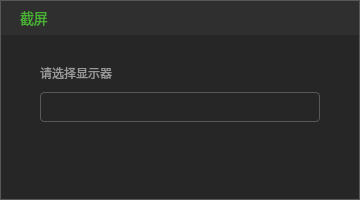
<?xml version="1.0" encoding="UTF-8"?>
<ui version="4.0">
 <class>AddCaptureSourceDlg</class>
 <widget class="QDialog" name="AddCaptureSourceDlg">
  <property name="geometry">
   <rect>
    <x>0</x>
    <y>0</y>
    <width>360</width>
    <height>200</height>
   </rect>
  </property>
  <property name="minimumSize">
   <size>
    <width>360</width>
    <height>200</height>
   </size>
  </property>
  <property name="maximumSize">
   <size>
    <width>360</width>
    <height>200</height>
   </size>
  </property>
  <property name="windowTitle">
   <string>AddCaptureSourceDlg</string>
  </property>
  <property name="styleSheet">
   <string notr="true">QDialog{
background:#262626;
border:1px solid #585858;
}
QLabel,QPushButton{
background:transparent;
font-family:&quot;微软雅黑&quot;;
font-size:12px;
color:#999999;
}
#wgt_title{
background:#2F2F2F;
}
QComboBox{
background:transparent;
border:1px solid #585858;
border-radius:4px;
padding-left:9px;
font-family:&quot;微软雅黑&quot;;
font-size:12px;
color:#DCDCDC;
}
QComboBox::disabled{
border:1px solid #2F2F2F;
color:#777777;
}
 QComboBox:on { 
      padding-top: 3px;
      padding-left: 4px;
  }
QComboBox::drop-down{
subcontrol-origin: padding;
      subcontrol-position: top right;
      width: 30px;
      border:none;
}
QComboBox::down-arrow{
image: url(:/TQLive/images/live tool_icon_down.png);
}
QComboBox::down-arrow:on {
      top: 1px;
      left: 1px;
  }
QListView{
background:#262626;
border:1px solid #585858;
border-bottom-left-radius:4px;
border-bottom-right-radius:4px;
outline:0px;
font-family:&quot;微软雅黑&quot;;
font-size:12px;
padding-bottom:2px;
}
QListView::item{
background:#262626;
color:#DCDCDC;
min-height:30px;
}
QListView::item:hover{
background:#2A2A2A;
color:#4AB134;
}
#button_confirm{
background:transparent;
background-image: url(:/TQLive/images/btn_confirm.png);
background-repeat:no-repeat;
border:none;
}
#button_confirm:hover{
background-image: url(:/TQLive/images/btn_confirm_hover.png);
}
#button_confirm:pressed{
margin:1px;
padding:1px;
}
#button_cancel{
background:transparent;
background-image: url(:/TQLive/images/btn_cancel.png);
background-repeat:no-repeat;
border:none;
}
#button_cancel:hover{
background-image: url(:/TQLive/images/btn_cancel_hover.png);
}
#button_cancel:pressed{
margin:1px;
padding:1px;
}</string>
  </property>
  <layout class="QVBoxLayout" name="verticalLayout_2">
   <property name="spacing">
    <number>0</number>
   </property>
   <property name="leftMargin">
    <number>1</number>
   </property>
   <property name="topMargin">
    <number>1</number>
   </property>
   <property name="rightMargin">
    <number>1</number>
   </property>
   <property name="bottomMargin">
    <number>16</number>
   </property>
   <item>
    <widget class="QWidget" name="wgt_title" native="true">
     <property name="minimumSize">
      <size>
       <width>0</width>
       <height>34</height>
      </size>
     </property>
     <property name="maximumSize">
      <size>
       <width>16777215</width>
       <height>34</height>
      </size>
     </property>
     <property name="styleSheet">
      <string notr="true">#label_title{
font-family:&quot;微软雅黑&quot;;
font-size:14px;
color:#4AB134;
background:transparent;
}
#button_close{
background:transparent;
background-image: url(:/TQLive/images/pb_close_pressed.png);
background-repeat:no-repeat;
border:none;
}
#button_close:hover{
background-image: url(:/TQLive/images/pb_close_normal.png);
}
#button_close:pressed{
margin:1px;
padding:1px;
}</string>
     </property>
     <layout class="QHBoxLayout" name="horizontalLayout">
      <property name="spacing">
       <number>0</number>
      </property>
      <property name="leftMargin">
       <number>19</number>
      </property>
      <property name="topMargin">
       <number>0</number>
      </property>
      <property name="bottomMargin">
       <number>0</number>
      </property>
      <item>
       <widget class="QLabel" name="label_title">
        <property name="text">
         <string>截屏</string>
        </property>
       </widget>
      </item>
      <item>
       <widget class="QPushButton" name="button_close">
        <property name="minimumSize">
         <size>
          <width>12</width>
          <height>13</height>
         </size>
        </property>
        <property name="maximumSize">
         <size>
          <width>12</width>
          <height>13</height>
         </size>
        </property>
        <property name="text">
         <string/>
        </property>
       </widget>
      </item>
     </layout>
    </widget>
   </item>
   <item>
    <spacer name="verticalSpacer">
     <property name="orientation">
      <enum>Qt::Vertical</enum>
     </property>
     <property name="sizeType">
      <enum>QSizePolicy::Fixed</enum>
     </property>
     <property name="sizeHint" stdset="0">
      <size>
       <width>20</width>
       <height>29</height>
      </size>
     </property>
    </spacer>
   </item>
   <item>
    <layout class="QHBoxLayout" name="horizontalLayout_3">
     <property name="spacing">
      <number>0</number>
     </property>
     <item>
      <spacer name="horizontalSpacer_2">
       <property name="orientation">
        <enum>Qt::Horizontal</enum>
       </property>
       <property name="sizeHint" stdset="0">
        <size>
         <width>38</width>
         <height>20</height>
        </size>
       </property>
      </spacer>
     </item>
     <item>
      <layout class="QVBoxLayout" name="verticalLayout">
       <property name="spacing">
        <number>10</number>
       </property>
       <item>
        <widget class="QLabel" name="label_selected">
         <property name="text">
          <string>请选择显示器</string>
         </property>
        </widget>
       </item>
       <item>
        <widget class="QComboBox" name="comboBox_selected">
         <property name="minimumSize">
          <size>
           <width>280</width>
           <height>30</height>
          </size>
         </property>
         <property name="maximumSize">
          <size>
           <width>280</width>
           <height>30</height>
          </size>
         </property>
        </widget>
       </item>
      </layout>
     </item>
     <item>
      <spacer name="horizontalSpacer_3">
       <property name="orientation">
        <enum>Qt::Horizontal</enum>
       </property>
       <property name="sizeHint" stdset="0">
        <size>
         <width>38</width>
         <height>20</height>
        </size>
       </property>
      </spacer>
     </item>
    </layout>
   </item>
   <item>
    <spacer name="verticalSpacer_2">
     <property name="orientation">
      <enum>Qt::Vertical</enum>
     </property>
     <property name="sizeHint" stdset="0">
      <size>
       <width>20</width>
       <height>25</height>
      </size>
     </property>
    </spacer>
   </item>
   <item>
    <layout class="QHBoxLayout" name="horizontalLayout_2">
     <property name="spacing">
      <number>20</number>
     </property>
     <property name="rightMargin">
      <number>19</number>
     </property>
     <item>
      <spacer name="horizontalSpacer">
       <property name="orientation">
        <enum>Qt::Horizontal</enum>
       </property>
       <property name="sizeHint" stdset="0">
        <size>
         <width>40</width>
         <height>20</height>
        </size>
       </property>
      </spacer>
     </item>
     <item>
      <widget class="QPushButton" name="button_confirm">
       <property name="minimumSize">
        <size>
         <width>82</width>
         <height>26</height>
        </size>
       </property>
       <property name="maximumSize">
        <size>
         <width>82</width>
         <height>26</height>
        </size>
       </property>
       <property name="text">
        <string/>
       </property>
      </widget>
     </item>
     <item>
      <widget class="QPushButton" name="button_cancel">
       <property name="minimumSize">
        <size>
         <width>82</width>
         <height>26</height>
        </size>
       </property>
       <property name="maximumSize">
        <size>
         <width>82</width>
         <height>26</height>
        </size>
       </property>
       <property name="text">
        <string/>
       </property>
      </widget>
     </item>
    </layout>
   </item>
  </layout>
 </widget>
 <layoutdefault spacing="6" margin="11"/>
 <resources>
  <include location="TQLive.qrc"/>
 </resources>
 <connections/>
</ui>
